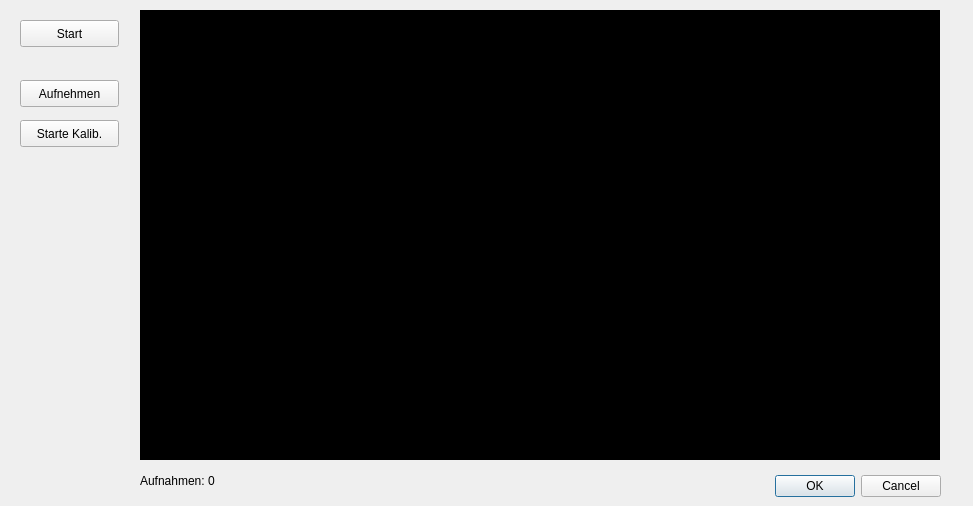
<?xml version="1.0" encoding="UTF-8"?>
<ui version="4.0">
 <class>cameraCalibrationDialog</class>
 <widget class="QDialog" name="cameraCalibrationDialog">
  <property name="geometry">
   <rect>
    <x>0</x>
    <y>0</y>
    <width>973</width>
    <height>506</height>
   </rect>
  </property>
  <property name="minimumSize">
   <size>
    <width>973</width>
    <height>506</height>
   </size>
  </property>
  <property name="maximumSize">
   <size>
    <width>973</width>
    <height>506</height>
   </size>
  </property>
  <property name="windowTitle">
   <string>Kamerakalibrierung</string>
  </property>
  <property name="windowIcon">
   <iconset resource="image.qrc">
    <normaloff>:/new/image/image/icon.jpg</normaloff>:/new/image/image/icon.jpg</iconset>
  </property>
  <widget class="QDialogButtonBox" name="buttonBox">
   <property name="geometry">
    <rect>
     <x>600</x>
     <y>470</y>
     <width>341</width>
     <height>32</height>
    </rect>
   </property>
   <property name="orientation">
    <enum>Qt::Horizontal</enum>
   </property>
   <property name="standardButtons">
    <set>QDialogButtonBox::Cancel|QDialogButtonBox::Ok</set>
   </property>
  </widget>
  <widget class="QLabel" name="showCalibLabel">
   <property name="geometry">
    <rect>
     <x>140</x>
     <y>10</y>
     <width>800</width>
     <height>450</height>
    </rect>
   </property>
   <property name="styleSheet">
    <string notr="true">Background-color: #000;</string>
   </property>
   <property name="text">
    <string/>
   </property>
  </widget>
  <widget class="QPushButton" name="buttonStartStream">
   <property name="geometry">
    <rect>
     <x>20</x>
     <y>20</y>
     <width>99</width>
     <height>27</height>
    </rect>
   </property>
   <property name="text">
    <string>Start</string>
   </property>
  </widget>
  <widget class="QPushButton" name="buttonTakePicture">
   <property name="geometry">
    <rect>
     <x>20</x>
     <y>80</y>
     <width>99</width>
     <height>27</height>
    </rect>
   </property>
   <property name="text">
    <string>Aufnehmen</string>
   </property>
  </widget>
  <widget class="QPushButton" name="buttonStartCalib_2">
   <property name="geometry">
    <rect>
     <x>20</x>
     <y>120</y>
     <width>99</width>
     <height>27</height>
    </rect>
   </property>
   <property name="text">
    <string>Starte Kalib.</string>
   </property>
  </widget>
  <widget class="QLabel" name="labelShowPicCnt">
   <property name="geometry">
    <rect>
     <x>140</x>
     <y>470</y>
     <width>131</width>
     <height>21</height>
    </rect>
   </property>
   <property name="text">
    <string>Aufnahmen: 0</string>
   </property>
  </widget>
 </widget>
 <resources>
  <include location="image.qrc"/>
 </resources>
 <connections>
  <connection>
   <sender>buttonBox</sender>
   <signal>accepted()</signal>
   <receiver>cameraCalibrationDialog</receiver>
   <slot>accept()</slot>
   <hints>
    <hint type="sourcelabel">
     <x>248</x>
     <y>254</y>
    </hint>
    <hint type="destinationlabel">
     <x>157</x>
     <y>274</y>
    </hint>
   </hints>
  </connection>
  <connection>
   <sender>buttonBox</sender>
   <signal>rejected()</signal>
   <receiver>cameraCalibrationDialog</receiver>
   <slot>reject()</slot>
   <hints>
    <hint type="sourcelabel">
     <x>316</x>
     <y>260</y>
    </hint>
    <hint type="destinationlabel">
     <x>286</x>
     <y>274</y>
    </hint>
   </hints>
  </connection>
 </connections>
</ui>
